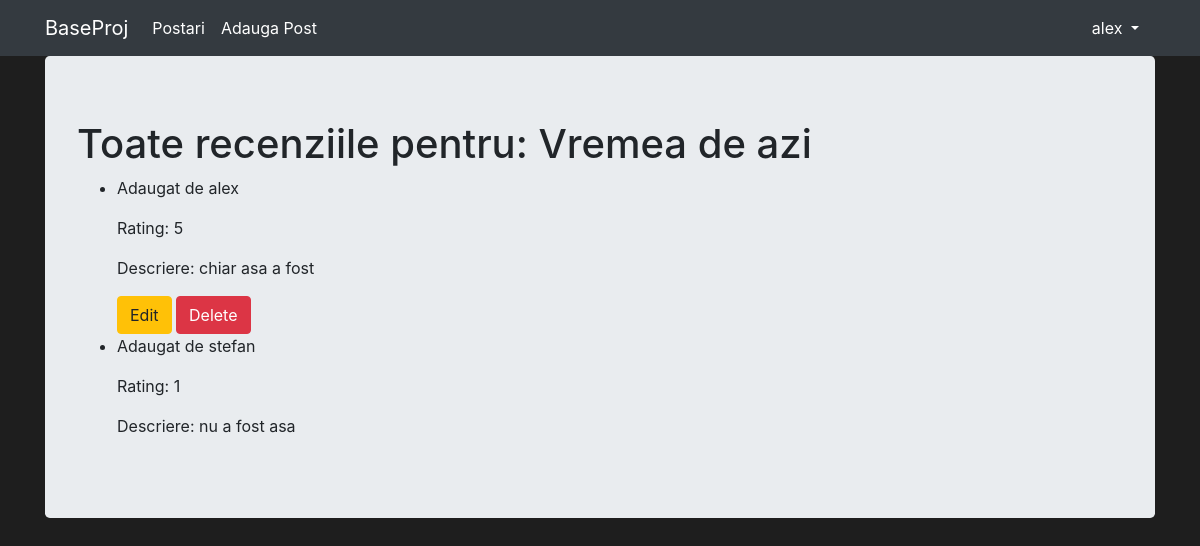
The app's page /reviews/1 (signed in) with its own data.
### posts/models.py (models this page shows, shortened)
class Post(Model):
    title = CharField(max_length=128)
    description = TextField()
    category = ForeignKey(Category, on_delete=DO_NOTHING)
    created = DateTimeField(auto_now_add=True)
    publications = ManyToManyField(Publicatie)

class Review(Model):
    rating = IntegerField()
    description = CharField(max_length=200, blank=True, null=True)
    post = ForeignKey(Post, on_delete=CASCADE)
    user = ForeignKey(User, on_delete=CASCADE)
    created = DateTimeField(auto_now_add=True)

### posts/views.py (the view)
# urls.py: path('reviews/<post_id>', see_all_reviews_view, name='reviews')
def see_all_reviews_view(request, post_id):
    post = Post.objects.get(pk=post_id)
    reviews = Review.objects.filter(post=post).order_by('-pk')
    return render(
        request,
        'all_reviews.html',
        context={
            'post': post,
            'reviews': reviews
        }
    )

### posts/templates/all_reviews.html
{% extends 'base.html' %}
{% block content %}
<h1>Toate recenziile pentru: {{ post.title }}</h1>
<ul>
    {% for review in reviews %}
    <li>
        <p>Adaugat de {{ review.user.username }}</p>
        <p>Rating: {{ review.rating }}</p>
        <p>Descriere: {{ review.description }}</p>
        {% if review.user == user %}
            <a class="btn btn-warning" href="{% url 'edit-review' review.pk %}">Edit</a>
            <a class="btn btn-danger" href="{% url 'delete-review' review.pk %}">Delete</a>
        {% endif %}
    </li>
    {% endfor %}
</ul>
{% endblock %}

### posts/templates/base.html (shortened to what this page needs)
{% load static %}
<html {% if LANGUAGE_CODE %}lang="{{ LANGUAGE_CODE }}" {% endif %}>
<head>
    <link rel="stylesheet" href="https://stackpath.bootstrapcdn.com/bootstrap/4.2.1/css/bootstrap.min.css"
>
    <link rel="stylesheet" href="{% static 'index.css' %}">
</head>
<body>
<nav class="navbar navbar-expand-lg navbar-dark bg-dark">
    <div class="container fixed">
        <a class="navbar-brand" href="/">BaseProj</a>
        <div class="collapse navbar-collapse" id="navbarNavAltMarkup">
            <div class="navbar-nav">
                <a class="nav-item nav-link active" href="{% url 'posts-page' %}">
                    Postari
                </a>
                <a class="nav-item nav-link active" href="{% url 'posts-create' %}">
                    Adauga Post
                </a>
            </div>
        </div>
        <div class="nav-item dropdown">
            {% if user.is_authenticated %}
            <a class="nav-link dropdown-toggle text-white" href="#" data-toggle="dropdown">
                {{ user.username }}
            </a>
            {% endif %}
        </div>
    </div>
</nav>
<div class="container">
    <div class="jumbotron">
        {% block content %}{% endblock %}
    </div>
</div>
</body>
</html>

### posts/static/index.css (style rules this page uses)
body { background-color: #1e1e1e; }

### records on screen
Post: title "Vremea de azi"
Review: user.username "alex", rating "5", description "chiar asa a fost", shows "Edit"
Review: user.username "stefan", rating "1", description "nu a fost asa"

### other values on screen
{{ user.username }} "alex"
